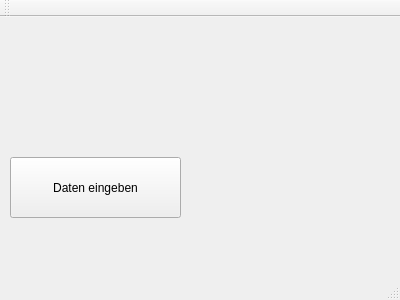
<?xml version="1.0" encoding="UTF-8"?>
<ui version="4.0">
 <class>MainWindow</class>
 <widget class="QMainWindow" name="MainWindow">
  <property name="geometry">
   <rect>
    <x>0</x>
    <y>0</y>
    <width>400</width>
    <height>300</height>
   </rect>
  </property>
  <property name="windowTitle">
   <string>MainWindow</string>
  </property>
  <widget class="QWidget" name="centralWidget">
   <widget class="QPushButton" name="pushButton">
    <property name="geometry">
     <rect>
      <x>10</x>
      <y>140</y>
      <width>171</width>
      <height>61</height>
     </rect>
    </property>
    <property name="text">
     <string>Daten eingeben</string>
    </property>
   </widget>
  </widget>
  <widget class="QMenuBar" name="menuBar">
   <property name="geometry">
    <rect>
     <x>0</x>
     <y>0</y>
     <width>400</width>
     <height>22</height>
    </rect>
   </property>
  </widget>
  <widget class="QToolBar" name="mainToolBar">
   <attribute name="toolBarArea">
    <enum>TopToolBarArea</enum>
   </attribute>
   <attribute name="toolBarBreak">
    <bool>false</bool>
   </attribute>
  </widget>
  <widget class="QStatusBar" name="statusBar"/>
 </widget>
 <layoutdefault spacing="6" margin="11"/>
 <resources/>
 <connections/>
</ui>
